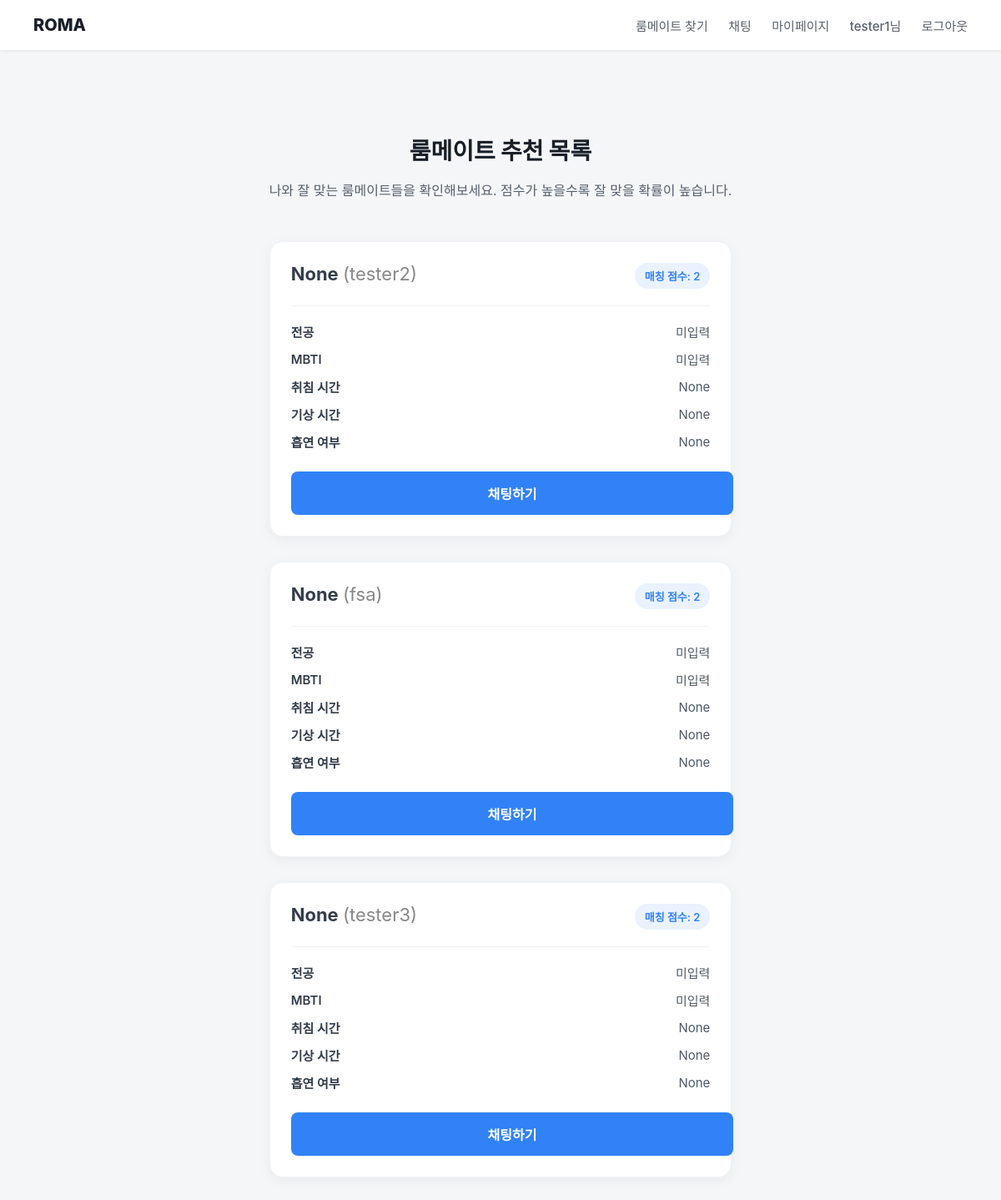
Screenshot of /realll_match/ (signed in) with the database file from the repository.
### accounts/models.py (models this page shows, shortened)
class Profile(models.Model):
    user = models.OneToOneField(User, on_delete=models.CASCADE)
    name = models.CharField(max_length=100, null=True, blank=True, verbose_name='이름')
    gender = models.CharField(max_length=1, choices=GENDER_CHOICES, null=True, blank=True, verbose_name='성별')
    birth_year = models.CharField(max_length=4, null=True, blank=True, verbose_name='생년')
    college = models.CharField(max_length=100, null=True, blank=True, verbose_name='단과대학')
    major = models.CharField(max_length=100, null=True, blank=True, verbose_name='전공')
    mbti = models.CharField(max_length=4, null=True, blank=True, verbose_name='MBTI')
    bedtime = models.CharField(max_length=2, choices=BEDTIME_CHOICES, null=True, blank=True, verbose_name='취침시간')
    wakeup_time = models.CharField(max_length=2, choices=WAKEUP_CHOICES, null=True, blank=True, verbose_name='기상시간')
    sleeping_habit = models.CharField(max_length=1, choices=HABIT_CHOICES, null=True, blank=True, verbose_name='잠버릇')
    noise_sensitivity = models.CharField(max_length=100, null=True, blank=True, verbose_name='잠귀(밝기)')
    shower_time = models.CharField(max_length=20, null=True, blank=True, verbose_name='샤워시간')
    room_dryer = models.CharField(max_length=1, choices=DRYER_CHOICES, null=True, blank=True, verbose_name='방에서 드라이기')
    in_room_call = models.CharField(max_length=1, choices=CALL_CHOICES, null=True, blank=True, verbose_name='실내통화')
    heat_sensitivity = models.CharField(max_length=1, choices=LEVEL_CHOICES, null=True, blank=True, verbose_name='더위')
    cold_sensitivity = models.CharField(max_length=1, choices=LEVEL_CHOICES, null=True, blank=True, verbose_name='추위')
    perfume_usage = models.CharField(max_length=20, null=True, blank=True, verbose_name='향수')
    smoking = models.CharField(max_length=1, choices=YES_NO_CHOICES, null=True, blank=True, verbose_name='흡연여부')
    bug_response = models.CharField(max_length=1, choices=BUG_RESPONSE_CHOICES, null=True, blank=True, verbose_name='벌레')
    late_night_snack = models.CharField(max_length=1, choices=SNACK_CHOICES, null=True, blank=True, verbose_name='야식')
    cleaning_style = models.CharField(max_length=1, choices=CLEANLINESS_CHOICES, null=True, blank=True, verbose_name='청소')
    pref_same_college = models.CharField(max_length=1, choices=PREF_CHOICES_WITH_DONT_CARE, null=True, blank=True, verbose_name='선호 단과대')
    pref_bedtime = models.CharField(max_length=2, choices=BEDTIME_CHOICES, null=True, blank=True, verbose_name='선호 취침시간')
    pref_wakeup_time = models.CharField(max_length=2, choices=WAKEUP_CHOICES, null=True, blank=True, verbose_name='선호 기상시간')
    pref_sleeping_habit = models.CharField(max_length=1, choices=PREF_HABIT_CHOICES, null=True, blank=True, verbose_name='선호 잠버릇')
    pref_in_room_call = models.CharField(max_length=1, choices=CALL_CHOICES, null=True, blank=True, verbose_name='선호 실내통화')
    pref_room_dryer = models.CharField(max_length=1, choices=DRYER_CHOICES, null=True, blank=True, verbose_name='선호 방에서 드라이기')
    pref_heat_sensitivity = models.CharField(max_length=1, choices=LEVEL_CHOICES, null=True, blank=True, verbose_name='선호 더위')
    pref_cold_sensitivity = models.CharField(max_length=1, choices=LEVEL_CHOICES, null=True, blank=True, verbose_name='선호 추위')
    pref_smoking = models.CharField(max_length=1, choices=PREF_YES_NO_CHOICES, null=True, blank=True, verbose_name='선호 흡연여부')
    pref_bug_response = models.CharField(max_length=1, choices=BUG_RESPONSE_CHOICES, null=True, blank=True, verbose_name='선호 벌레')
    pref_late_night_snack = models.CharField(max_length=1, choices=SNACK_CHOICES, null=True, blank=True, verbose_name='선호 야식')
    pref_cleaning_style = models.CharField(max_length=1, choices=CLEANLINESS_CHOICES, null=True, blank=True, verbose_name='선호 청소')
    pref_relationship = models.CharField(max_length=1, choices=PREF_RELATIONSHIP_CHOICES, null=True, blank=True, verbose_name='원하는 룸메 관계')

### realll_match/views.py (the view)
# urls.py: path('', views.find_matches, name='find_matches'),
@login_required
def find_matches(request):
    try:
        current_user_profile = request.user.profile
    except Profile.DoesNotExist:
        return render(request, 'realll_match/matching_results.html', {'matches': []})
    other_users_profiles = Profile.objects.exclude(user=request.user)
    matches = []
    for other_profile in other_users_profiles:
        score = 0
        if current_user_profile.bedtime == other_profile.bedtime: score += 1
        if current_user_profile.wakeup_time == other_profile.wakeup_time: score += 1
        if current_user_profile.pref_smoking == 'N' and other_profile.smoking == 'N': score += 1
        if current_user_profile.pref_sleeping_habit == 'N' and other_profile.sleeping_habit == 'N': score += 1
        matches.append({'profile': other_profile, 'score': score})
    matches.sort(key=lambda x: x['score'], reverse=True)
    return render(request, 'realll_match/matching_results.html', {'matches': matches})

### realll_match/templates/realll_match/matching_results.html
{% extends 'base.html' %}
{% load static %}
{% block content %}
<link rel="stylesheet" href="{% static 'css/matching_results.css' %}">
<div class="match-container">
    <h1>룸메이트 추천 목록</h1>
    <p>나와 잘 맞는 룸메이트들을 확인해보세요. 점수가 높을수록 잘 맞을 확률이 높습니다.</p>
    <div class="match-grid">
        {% for match in matches %}
            <div class="match-card">
                <div class="card-header">
                    <h2>{{ match.profile.name }} <span style="font-weight: 400; color: #888;">({{ match.profile.user.username }})</span></h2>
                    <div class="match-score">매칭 점수: {{ match.score }}</div>
                </div>
                <div class="profile-info">
                    <p><strong>전공</strong> <span>{{ match.profile.major|default:"미입력" }}</span></p>
                    <p><strong>MBTI</strong> <span>{{ match.profile.mbti|default:"미입력" }}</span></p>
                    <p><strong>취침 시간</strong> <span>{{ match.profile.get_bedtime_display }}</span></p>
                    <p><strong>기상 시간</strong> <span>{{ match.profile.get_wakeup_time_display }}</span></p>
                    <p><strong>흡연 여부</strong> <span>{{ match.profile.get_smoking_display }}</span></p>
                </div>
                <a href="{% url 'chat:chat_room' match.profile.user.pk %}" class="btn-chat">채팅하기</a>
            </div>
        {% empty %}
            <div class="no-matches">
                <h3>추천할 룸메이트가 없습니다.</h3>
                <p>다른 사용자들이 아직 프로필을 작성하지 않았거나, 내 프로필 정보가 부족할 수 있습니다.</p>
            </div>
        {% endfor %}
    </div>
</div>
{% endblock %}

### templates/base.html (shortened to what this page needs)
{% load static %}
<!DOCTYPE html>
<html lang="ko">
<head>
    <link rel="stylesheet" href="{% static 'css/style.css' %}">
</head>
<body>
    <header class="main-header">
        <div class="logo">
            <a href="{% url 'home' %}">ROMA</a>
        </div>
        <nav class="nav-links">
            {% if user.is_authenticated %}
                <a href="{% url 'realll_match:find_matches' %}">룸메이트 찾기</a>
                <a href="{% url 'chat:chat_list' %}">채팅</a>
                <a href="{% url 'my_page' %}">마이페이지</a>
                <span>{{ user.username }}님</span>
                <a href="{% url 'logout' %}">로그아웃</a>
            {% else %}
                <a href="{% url 'login' %}">로그인</a>
                <a href="{% url 'signup' %}">회원가입</a>
            {% endif %}
        </nav>
    </header>
    <main>
        {% block content %}{% endblock %}
    </main>
</body>
</html>

### static/css/style.css (style rules this page uses)
body { background-color: #f4f6f8; font-family: -apple-system, BlinkMacSystemFont, "Apple SD Gothic Neo", "Pretendard", "나눔고딕", "Malgun Gothic", sans-serif; margin: 0; padding-top: 60px; }
main { display: flex; justify-content: center; align-items: center; min-height: calc(100vh - 60px); padding: 20px; }
.main-header { position: fixed; top: 0; left: 0; width: 100%; background-color: white; box-shadow: 0 1px 4px rgba(0, 0, 0, 0.08); padding: 0 40px; height: 60px; display: flex; justify-content: space-between; align-items: center; z-index: 1000; box-sizing: border-box; }
.main-header .logo a { font-size: 20px; font-weight: 800; color: #191f28; text-decoration: none; }
.main-header .nav-links a, .main-header .nav-links span { color: #58616c; text-decoration: none; margin-left: 20px; font-size: 15px; font-weight: 500; }

### static/css/matching_results.css (style rules this page uses)
.match-container { max-width: 1200px; margin: 40px auto; padding: 20px 40px; }
.match-container > h1 { font-size: 28px; font-weight: 800; margin-bottom: 10px; text-align: center; color: #191f28; }
.match-container > p { text-align: center; color: #58616c; margin-bottom: 50px; font-size: 16px; }
.match-grid { display: grid; grid-template-columns: repeat(auto-fill, minmax(320px, 1fr)); gap: 30px; }
.match-card { background-color: #fff; border: 1px solid #f0f2f5; border-radius: 16px; padding: 25px; box-shadow: 0 4px 16px rgba(0,0,0,.05); display: flex; flex-direction: column; transition: transform 0.2s ease-in-out, box-shadow 0.2s ease-in-out; }
.card-header { display: flex; justify-content: space-between; align-items: flex-start; margin-bottom: 20px; padding-bottom: 20px; border-bottom: 1px solid #f0f2f5; }
.card-header h2 { font-size: 22px; margin: 0; font-weight: 700; color: #333d4b; }
.match-score { flex-shrink: 0; font-size: 13px; font-weight: 600; color: #3182f6; background-color: #e9f2fe; padding: 6px 12px; border-radius: 20px; margin-left: 10px; }
.profile-info { margin-bottom: 25px; flex-grow: 1; }
.profile-info p { display: flex; justify-content: space-between; align-items: center; margin: 0 0 12px; font-size: 15px; color: #4e5968; }
.profile-info p:last-child { margin-bottom: 0; }
.profile-info p strong { font-weight: 600; color: #333d4b; }
.btn-chat { display: block; text-align: center; width: 100%; padding: 14px; border: none; background-color: #3182f6; color: #fff; font-size: 16px; font-weight: 600; border-radius: 8px; cursor: pointer; text-decoration: none; transition: background-color .2s; margin-top: auto; }

### rows the page displays
Profile: profile.name "None", profile.user.username "tester2", score "2", profile.major "미입력", profile.mbti "미입력", profile.bedtime "None", profile.wakeup_time "None", profile.smoking "None"
Profile: profile.name "None", profile.user.username "fsa", score "2", profile.major "미입력", profile.mbti "미입력", profile.bedtime "None", profile.wakeup_time "None", profile.smoking "None"
Profile: profile.name "None", profile.user.username "tester3", score "2", profile.major "미입력", profile.mbti "미입력", profile.bedtime "None", profile.wakeup_time "None", profile.smoking "None"

### other values shown
{{ user.username }} "tester1"
